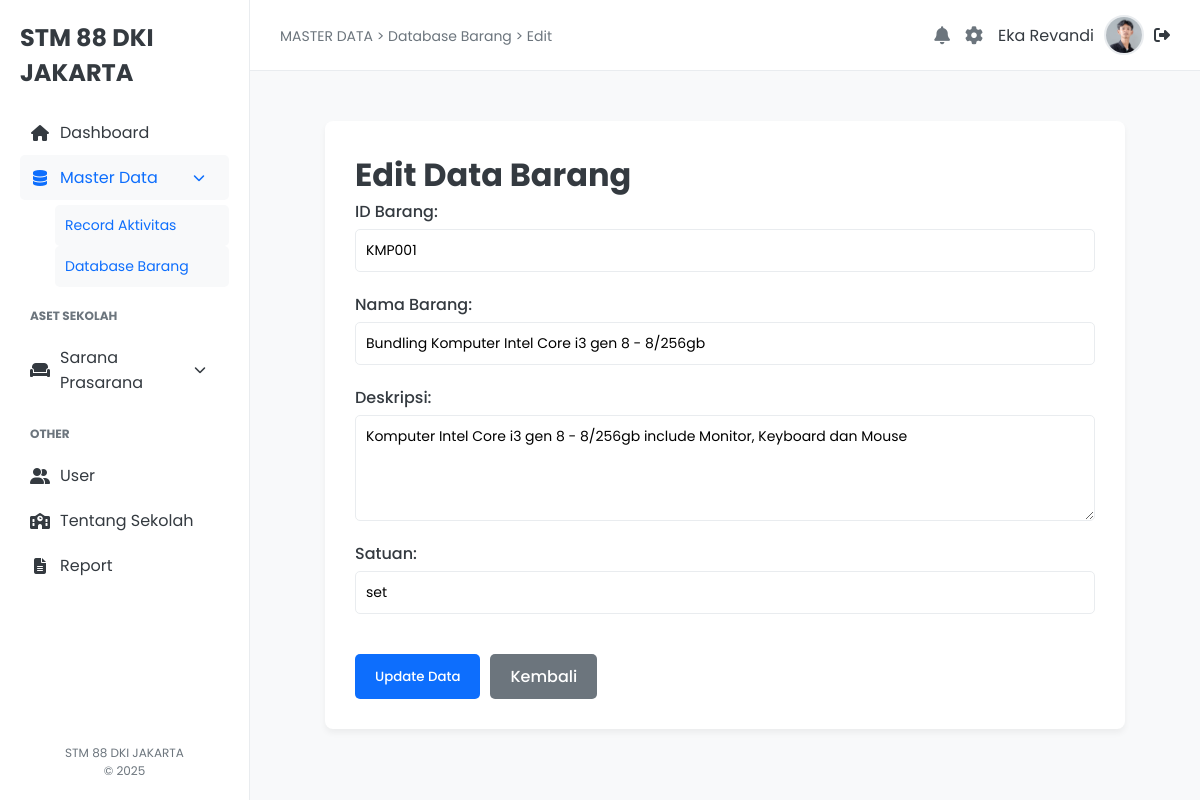
/edit.php?id=KMP001 (signed in), run on the app's committed database.
### tables this page shows
CREATE TABLE `user` (
  `id_user` int(10) UNSIGNED NOT NULL,
  `username` varchar(50) NOT NULL,
  `nama` varchar(100) NOT NULL,
  `password` varchar(255) NOT NULL,
  `email` varchar(100) NOT NULL,
  `no_hp` varchar(15) NOT NULL,
  `status` enum('admin','user') NOT NULL,
  `profile_pic` varchar(255) DEFAULT 'default-user.png'
);

CREATE TABLE `barang` (
  `id_barang` varchar(10) NOT NULL,
  `nama_barang` varchar(100) NOT NULL,
  `deskripsi` varchar(255) DEFAULT NULL,
  `satuan_unit` enum('pcs','botol','lembar','unit','buah','set') NOT NULL
);

### edit.php (the view, shortened to what this page needs)
<?php
include 'koneksi.php';
$username = $_SESSION['username'];
$stmt_user = $conn->prepare("SELECT nama, profile_pic FROM user WHERE username = ?");
$stmt_user->bind_param("s", $username);
$stmt_user->execute();
$result_user = $stmt_user->get_result();
$user_data = $result_user->fetch_assoc();
$conn = new mysqli("localhost", "root", "", "inventori_sekolah_88");
$tableName = 'barang';
$id_barang = '';
$nama_barang = '';
$deskripsi = '';
$satuan_unit = '';
if (isset($_GET['id'])) {
    $id_barang_get = $conn->real_escape_string($_GET['id']);
    $query = "SELECT * FROM $tableName WHERE id_barang = '$id_barang_get'";
    $result = $conn->query($query);
    if ($result->num_rows > 0) {
        $row = $result->fetch_assoc();
        $id_barang = $row['id_barang'];
        $nama_barang = $row['nama_barang'];
        $deskripsi = $row['deskripsi'];
        $satuan_unit = $row['satuan_unit'];
    } else {
        $error = "Data tidak ditemukan.";
    }
} else {
    header("Location: database.php");
    exit();
}
?>
<!DOCTYPE html>
<html lang="en">
<head>
    <link rel="stylesheet" href="style/style.css">
    <link rel="stylesheet" href="https://cdnjs.cloudflare.com/ajax/libs/font-awesome/6.5.2/css/all.min.css">
</head>
<body>
    <div class="dashboard-container">
        <aside class="sidebar">
            <div class="sidebar-header">
                <div class="logo">STM 88 DKI JAKARTA</div>
            </div>
            <nav class="sidebar-nav">
                <ul class="main-menu">
                    <li class="menu-item">
                        <a href="index.php"><i class="fas fa-home"></i>Dashboard</a>
                    </li>
                    <li class="menu-item active dropdown">
                        <a href="#"><i class="fas fa-database"></i>Master Data <i class="fas fa-chevron-down dropdown-arrow"></i></a>
                        <ul class="submenu">
                            <li><a href="record.php">Record Aktivitas</a></li>
                            <li class="active"><a href="database.php">Database Barang</a></li>
                        </ul>
                    </li>
                </ul>
                <h3>ASET SEKOLAH</h3>
                <ul class="main-menu">
                    <li class="menu-item dropdown">
                        <a href="#"><i class="fas fa-couch"></i>Sarana Prasarana <i class="fas fa-chevron-down dropdown-arrow"></i></a>
                    </li>
                </ul>
                <h3>OTHER</h3>
                <ul class="main-menu">
                    <li class="menu-item">
                        <a href="user.php"><i class="fas fa-user-friends"></i>User</a>
                    </li>
                    <li class="menu-item">
                        <a href="sekolah.php"><i class="fa-solid fa-school"></i>Tentang Sekolah</a>
                    </li>
                    <li class="menu-item">
                        <a href="#"><i class="fas fa-file-alt"></i>Report</a>
                    </li>
                </ul>
            </nav>
            <div class="sidebar-footer">
                <p>STM 88 DKI JAKARTA</p>
                <p>&copy; 2025</p>
            </div>
        </aside>
        <main class="main-content">
            <header class="top-bar">
                <div class="top-bar-left">
                    <span class="breadcrumb">MASTER DATA > Database Barang > Edit</span>
                </div>
                <div class="top-bar-right">
                    <a href="#" class="icon-link"><i class="fas fa-bell"></i></a>
                    <a href="profile.php" class="icon-link" title="Pengaturan Profil"><i class="fas fa-cog"></i></a>
                    <div class="user-profile">
                        <span><?php echo htmlspecialchars($user_data['nama']); ?></span>
                        <img src="assets/<?php echo htmlspecialchars($user_data['profile_pic']); ?>" alt="User Profile">
                        <a href="logout.php" title="Logout" class="logout-link"><i class="fas fa-sign-out-alt"></i></a>
                    </div>
                </div>
            </header>
            <div class="content-wrapper">
                <div class="form-edit-container">
                    <h1>Edit Data Barang</h1>
                    <form action="edit.php" method="POST" class="form-edit">
                        <div class="form-group">
                            <label for="id_barang">ID Barang:</label>
                            <input type="text" name="id_barang" id="id_barang" value="<?= htmlspecialchars($id_barang) ?>" required>
                        </div>
                        <div class="form-group">
                            <label for="nama_barang">Nama Barang:</label>
                            <input type="text" name="nama_barang" id="nama_barang" value="<?= htmlspecialchars($nama_barang) ?>" required>
                        </div>
                        <div class="form-group">
                            <label for="deskripsi">Deskripsi:</label>
                            <textarea name="deskripsi" id="deskripsi" rows="4"><?= htmlspecialchars($deskripsi) ?></textarea>
                        </div>
                        <div class="form-group">
                            <label for="satuan_unit">Satuan:</label>
                            <input type="text" name="satuan_unit" id="satuan_unit" value="<?= htmlspecialchars($satuan_unit) ?>" required>
                        </div>
                        <div class="btn-action-group">
                            <button type="submit" class="btn-update">Update Data</button>
                            <a href="database.php" class="btn-back">Kembali</a>
                        </div>
                    </form>
                </div>
            </div>
        </main>
    </div>
</body>
</html>

### style/style.css (style rules this page uses)
:root { --primary-color: #0d6efd; --secondary-color: #6c757d; --success-color: #28a745; --warning-color: #ffc107; --danger-color: #dc3545; --info-color: #17a2b8; --dark-color: #343a40; --light-bg-color: #f8f9fa; --white-color: #fff; --gray-color: #6c757d; --border-color: #e9ecef; --sidebar-width: 250px; }
* { box-sizing: border-box; margin: 0; padding: 0; font-family: 'Poppins', sans-serif; }
body { background-color: var(--light-bg-color); color: var(--dark-color); }
a { text-decoration: none; color: inherit; }
ul { list-style: none; }
.dashboard-container { display: flex; min-height: 100vh; }
.sidebar { width: var(--sidebar-width); background-color: var(--white-color); border-right: 1px solid var(--border-color); padding: 20px; display: flex; flex-direction: column; }
.sidebar-header { display: flex; align-items: center; margin-bottom: 20px; }
.logo { font-weight: 700; font-size: 24px; color: var(--dark-color); }
.sidebar-nav h3 { text-transform: uppercase; font-size: 12px; color: var(--gray-color); margin: 20px 0 10px; padding-left: 10px; }
.main-menu .menu-item a { display: flex; align-items: center; padding: 10px; border-radius: 5px; color: var(--dark-color); transition: background-color 0.2s ease; }
.main-menu .menu-item a:hover, .main-menu .menu-item.active a { background-color: var(--light-bg-color); color: var(--primary-color); }
.main-menu .menu-item a i { margin-right: 10px; width: 20px; text-align: center; }
.dropdown-arrow { margin-left: auto; font-size: 12px; transition: transform 0.2s ease; }
.submenu { padding-left: 35px; display: none; margin-top: 5px; }
.submenu li a { font-size: 14px; padding: 5px 10px; }
.menu-item.active .submenu { display: block; }
.sidebar-footer { margin-top: auto; font-size: 12px; color: var(--gray-color); text-align: center; }
.main-content { flex-grow: 1; }
.top-bar { display: flex; justify-content: space-between; align-items: center; padding: 15px 30px; background-color: var(--white-color); border-bottom: 1px solid var(--border-color); }
.breadcrumb { font-size: 14px; color: var(--gray-color); }
.top-bar-right { display: flex; align-items: center; gap: 15px; }
.icon-link { font-size: 18px; color: var(--gray-color); }
.user-profile { display: flex; align-items: center; gap: 10px; }
.user-profile img { width: 40px; height: 40px; border-radius: 50%; border: 2px solid var(--border-color); }
.content-wrapper { padding: 30px; }
.form-edit-container { width: 100%; max-width: 1200px; padding: 30px; background-color: var(--white-color); border-radius: 8px; box-shadow: 0 4px 6px rgba(0, 0, 0, 0.05); }
.btn-action-group { display: flex; gap: 10px; margin-top: 20px; flex-wrap: wrap; }
.btn-update, .btn-back { padding: 10px 20px; border: none; border-radius: 5px; cursor: pointer; font-weight: 500; transition: background-color 0.2s ease; text-align: center; }
.btn-update { background-color: var(--primary-color); color: var(--white-color); }
.btn-back { background-color: var(--secondary-color); color: var(--white-color); }

### edit.php (style rules this page uses)
.form-edit-container { max-width: 800px; margin: 20px auto; padding: 30px; background-color: var(--white-color); border-radius: 8px; box-shadow: 0 4px 6px rgba(0, 0, 0, 0.05); }
.form-edit { display: grid; gap: 20px; grid-template-columns: 1fr; }
.form-group { display: flex; flex-direction: column; }
.form-group label { margin-bottom: 5px; font-weight: 500; }
.form-group input[type="text"], .form-group textarea { padding: 10px; border: 1px solid var(--border-color); border-radius: 5px; font-size: 14px; }
.btn-action-group { display: flex; gap: 10px; margin-top: 20px; }
.btn-update { padding: 10px 20px; background-color: var(--primary-color); color: var(--white-color); border: none; border-radius: 5px; cursor: pointer; font-weight: 500; transition: background-color 0.2s ease; }
.btn-back { background-color: var(--secondary-color); color: var(--white-color); padding: 10px 20px; border-radius: 5px; text-align: center; font-weight: 500; transition: background-color 0.2s ease; }

### data on the page
user: nama "Eka Revandi", profile_pic (picture)
barang: id_barang "KMP001", nama_barang "Bundling Komputer Intel Core i3 gen 8 - 8/256gb", deskripsi "Komputer Intel Core i3 gen 8 - 8/256gb include Monitor, Keyboard dan Mouse", satuan_unit "set"
